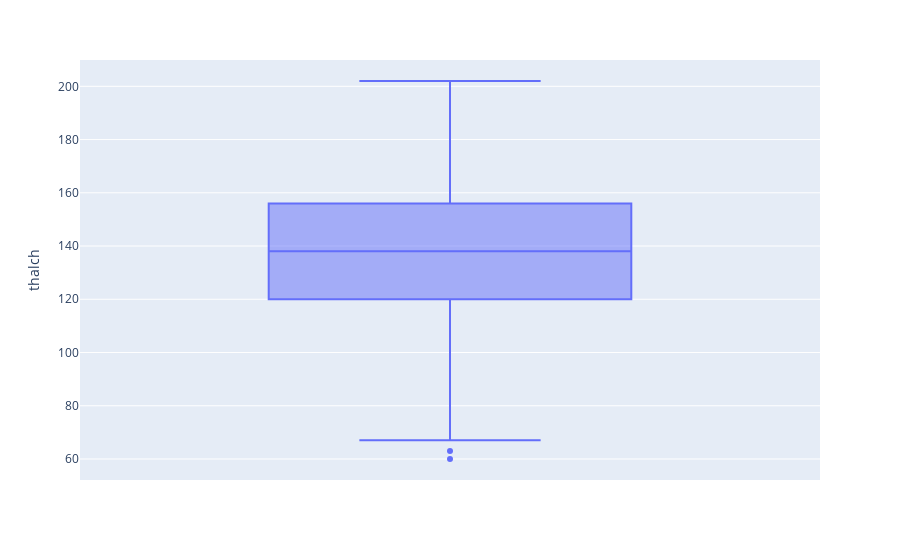

This figure's notebook cell:
### Code cell
fig=px.box(data_frame=df,y='thalch')
fig

### Figure 1 — Plotly figure (JSON) as saved in the notebook; plotly's stock layout.template omitted (floating-point values rounded to 4 significant figures; data arrays with more than 128 entries replaced by an {"elided": "..."} marker saying what was removed)
{"data": [{"alignmentgroup": "True", "hovertemplate": "thalch=%{y}<extra></extra>", "legendgroup": "", "marker": {"color": "#636efa"}, "name": "", "notched": false, "offsetgroup": "", "orientation": "v", "showlegend": false, "type": "box", "x0": " ", "xaxis": "x", "y": {"elided": "920 float values"}, "y0": " ", "yaxis": "y"}], "layout": {"boxmode": "group", "legend": {"tracegroupgap": 0}, "margin": {"t": 60}, "xaxis": {"anchor": "y", "domain": [0, 1]}, "yaxis": {"anchor": "x", "domain": [0, 1], "title": {"text": "thalch"}}}}
